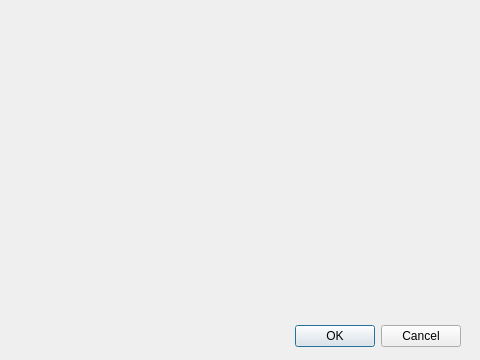
<?xml version="1.0" encoding="UTF-8"?>
<ui version="4.0">
 <class>Lic_Buscar</class>
 <widget class="QDialog" name="Lic_Buscar">
  <property name="geometry">
   <rect>
    <x>0</x>
    <y>0</y>
    <width>480</width>
    <height>360</height>
   </rect>
  </property>
  <property name="minimumSize">
   <size>
    <width>480</width>
    <height>360</height>
   </size>
  </property>
  <property name="maximumSize">
   <size>
    <width>480</width>
    <height>360</height>
   </size>
  </property>
  <property name="windowTitle">
   <string>Buscar licencia</string>
  </property>
  <property name="modal">
   <bool>true</bool>
  </property>
  <widget class="QDialogButtonBox" name="buttonBox">
   <property name="geometry">
    <rect>
     <x>160</x>
     <y>320</y>
     <width>301</width>
     <height>32</height>
    </rect>
   </property>
   <property name="orientation">
    <enum>Qt::Horizontal</enum>
   </property>
   <property name="standardButtons">
    <set>QDialogButtonBox::Cancel|QDialogButtonBox::Ok</set>
   </property>
  </widget>
 </widget>
 <resources/>
 <connections>
  <connection>
   <sender>buttonBox</sender>
   <signal>accepted()</signal>
   <receiver>Lic_Buscar</receiver>
   <slot>accept()</slot>
   <hints>
    <hint type="sourcelabel">
     <x>248</x>
     <y>254</y>
    </hint>
    <hint type="destinationlabel">
     <x>157</x>
     <y>274</y>
    </hint>
   </hints>
  </connection>
  <connection>
   <sender>buttonBox</sender>
   <signal>rejected()</signal>
   <receiver>Lic_Buscar</receiver>
   <slot>reject()</slot>
   <hints>
    <hint type="sourcelabel">
     <x>316</x>
     <y>260</y>
    </hint>
    <hint type="destinationlabel">
     <x>286</x>
     <y>274</y>
    </hint>
   </hints>
  </connection>
 </connections>
</ui>
